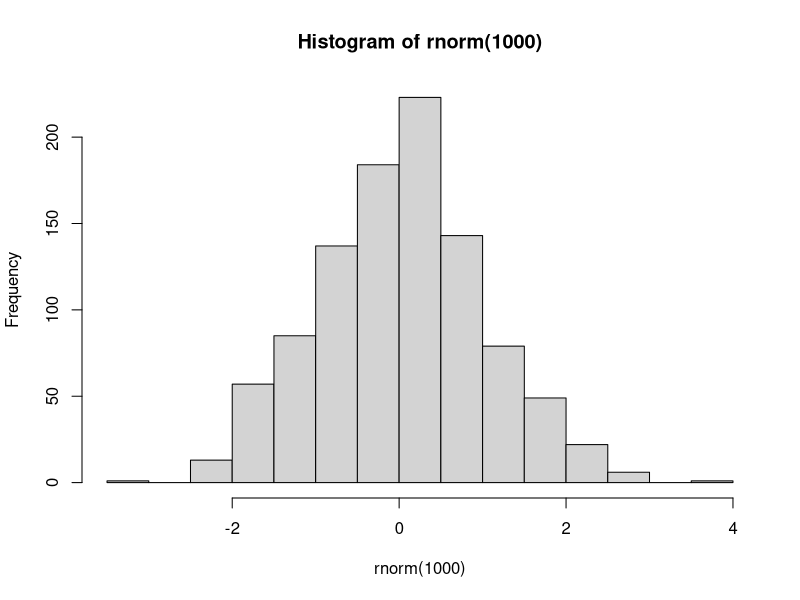

R code for this plot:
## ---- chunk 1
# Knitr set-up
knitr::opts_knit$set(root.dir = here::here())
knitr::opts_chunk$set(
  echo = FALSE, 
  out.width = "100%", 
  warning = FALSE, 
  message = FALSE
)
#options(knitr.kable.NA = '', scipen = 999)

# Also see https://github.com/hughjonesd/latexdiffr for latexdiffr

# Set seed and theme
set.seed(8498456)
## ---- chunk 2
# Note only use dashes in chunk names
# Also no underscores in cls files
hist(rnorm(1000))
